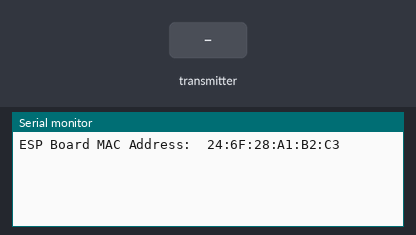
Recording of a program running on a simulated ESP8266 (NodeMCU). Parts: the last lines printed to the serial monitor. The inputs (shaded band) are chosen by the test bench.

Above: at 6.2 s.
6.3 s: the transmitter starts sending id_device = 0
At 6.61 s:
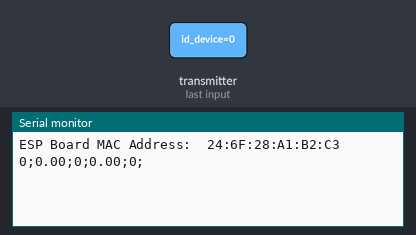
8.3 s: the transmitter starts sending temp = 25
At 8.61 s:
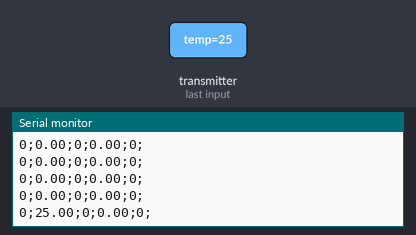
9.8 s: the transmitter starts sending adc_ph = 256
At 10.11 s:
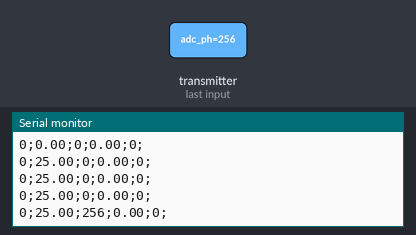
11.3 s: the transmitter starts sending volt_battery = 25
At 11.61 s:
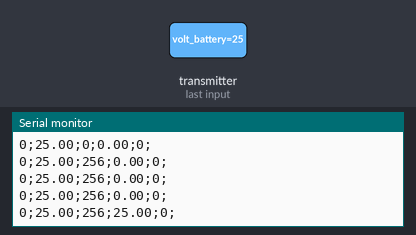
12.8 s: the transmitter starts sending charge_battery = 1
At 13.11 s:
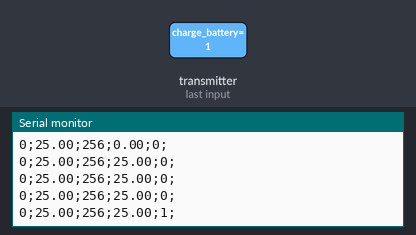
14.3 s: the transmitter starts sending id_device = 1
At 14.61 s:
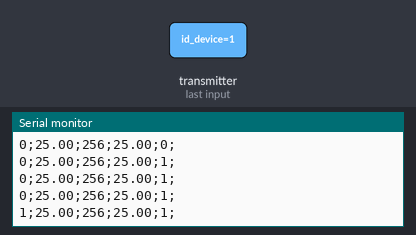

The program:

main.cpp
```cpp
#include <Arduino.h>
#include <ESP8266WiFi.h>
#include <espnow.h>

typedef struct RxStruct
{
    char id_device[32];
    float temp;
    int adc_ph;
    float volt_battery;
    bool charge_battery;
} RxStruct;
RxStruct sensorData;

void OnDataRecv(uint8_t * mac, uint8_t *incomingData, uint8_t len) {
    memcpy(&sensorData, incomingData, sizeof(sensorData));
    String messages = String(sensorData.id_device) + ";";
    messages += String(sensorData.temp) + ";";
    messages += String(sensorData.adc_ph) + ";";
    messages += String(sensorData.volt_battery) + ";";
    messages += String(sensorData.charge_battery) + ";";
    Serial.println(messages);
}

void setup() {
    Serial.begin(9600);
    WiFi.mode(WIFI_STA);

    delay(5000);

    Serial.print("ESP Board MAC Address:  ");
    Serial.println(WiFi.macAddress());

    if (esp_now_init() != 0)
    {
        Serial.println("Error initializing ESP-NOW");
        return;
    }

    esp_now_set_self_role(ESP_NOW_ROLE_SLAVE);
    esp_now_register_recv_cb(OnDataRecv);
}

void loop() {
    // Serial.println("hallo");
    // delay(1000);
}
```

Measured:
- after the input at 6.3 s, the serial monitor: prints a new line at once (image 1)
- after the input at 8.3 s, the serial monitor: prints a new line at once (image 2)
- after the input at 9.8 s, the serial monitor: prints a new line at once (image 3)
- after the input at 11.3 s, the serial monitor: prints a new line at once (image 4)
- after the input at 12.8 s, the serial monitor: prints a new line at once (image 5)
- after the input at 14.3 s, the serial monitor: prints a new line at once (image 6)
